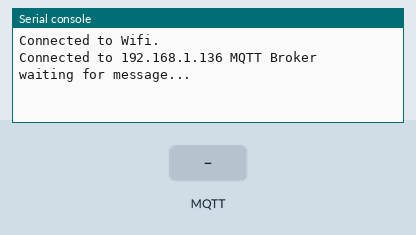
Bench run of a program on a simulated Raspberry Pi Pico running MicroPython. Parts: the last lines printed to the serial console. The test bench sets the inputs (shaded band). WiFi joins after 1.5 s; no MQTT or app messages arrive unless stated; values from a settings file that is not in the repository are placeholders.

Above: at 2.8 s.
2.9 s: MQTT message "1" arrives on the first subscribed topic
At 3.9 s:
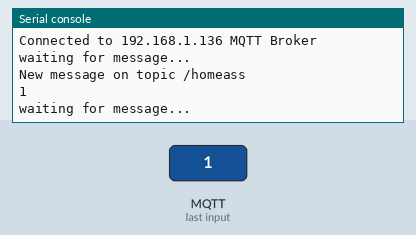
4.4 s: MQTT message "on" arrives on the first subscribed topic
At 5.1 s:
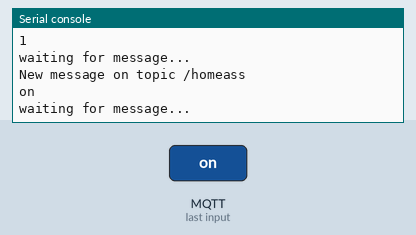
5.9 s: MQTT message "off" arrives on the first subscribed topic
At 6.2 s:
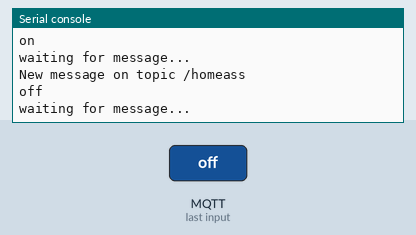

The program:

mqttSubscribe.py
```python
# Adapted from: https://github.com/mrichardson23/garage-indicator
import network
import config # network = "" network_password = "" mqtt_server_address = ""
wlan = network.WLAN(network.STA_IF)
wlan.active(True)
wlan.connect(config.network, config.network_password)

import mip
mip.install("umqtt.simple")

from umqtt.simple import MQTTClient
import time
from machine import Pin, reset
import utime


while not wlan.isconnected():
    pass

print("Connected to Wifi.")

mqtt_server = '192.168.1.136'
mqtt_port = 1883
client_id = 'Pico'
topic_sub = b'/homeass'

def mqtt_event(topic, msg):
    print("New message on topic {}".format(topic.decode('utf-8')))
    msg = msg.decode('utf-8')
    print(msg)

def mqtt_connect():
    client = MQTTClient(client_id=client_id, server=mqtt_server, port=mqtt_port, user="MQTTUser", password="MQTTUserPassword", keepalive=3600)
    client.set_callback(mqtt_event)
    client.connect()
    print('Connected to %s MQTT Broker'%(mqtt_server))
    return client

def reconnect():
    print('Failed to connect to MQTT Broker. Reconnecting...')
    time.sleep(5)
    reset()

try:
    client = mqtt_connect()
except OSError as e:
    reconnect()


client.subscribe(topic_sub)

while True:
    try:
        print("waiting for message...")
        client.wait_msg()
    except OSError as e:
        reconnect()
```

Measured:
- after the input at 2.9 s, the serial console: prints a new line at once (image 1)
- after the input at 4.4 s, the serial console: prints a new line at once (image 2)
- after the input at 5.9 s, the serial console: prints a new line at once (image 3)
